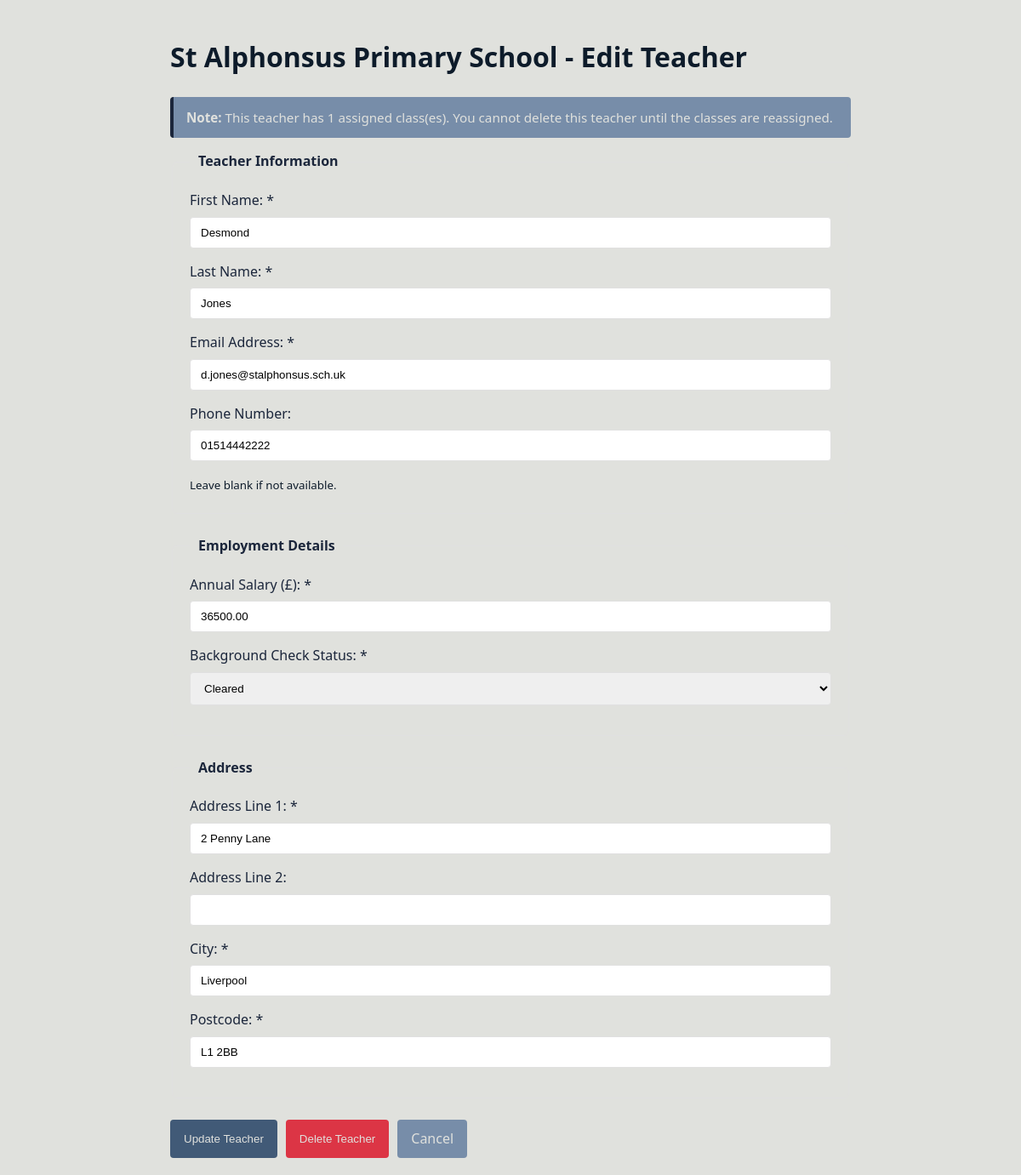
The app's page /teachers/edit_teacher.php?id=2 with its own data.
### tables this page shows
CREATE TABLE `Teachers` (
  `teacher_id` int(11) NOT NULL,
  `first_name` varchar(50) NOT NULL,
  `last_name` varchar(50) NOT NULL,
  `address_line1` varchar(100) NOT NULL,
  `address_line2` varchar(100) DEFAULT NULL,
  `city` varchar(50) NOT NULL,
  `postcode` varchar(10) NOT NULL,
  `phone` varchar(20) DEFAULT NULL,
  `email` varchar(100) NOT NULL,
  `annual_salary` decimal(10,2) NOT NULL,
  `background_check_status` enum('Pending','Cleared','Expired','Not Required') NOT NULL DEFAULT 'Pending'
);

### teachers/edit_teacher.php (the view, shortened to what this page needs)
<?php
require_once(__DIR__ . '/../includes/db_connect.php');
$teacher_id = filter_input(INPUT_GET, 'id', FILTER_VALIDATE_INT);
$error_fields = [];
$form_data = $_POST;
$assigned_classes_count = 0;
$background_check_statuses = ['Pending', 'Cleared', 'Expired', 'Not Required'];
if ($teacher_id === false || $teacher_id <= 0) {
    $message = "Invalid teacher ID provided.";
    $teacher = null;
} else {
    if ($_SERVER["REQUEST_METHOD"] != "POST" || !isset($_POST['update_teacher'])) {
        $sql_teacher = "SELECT * FROM Teachers WHERE teacher_id = ?";
        if ($stmt_teacher = $mysqli->prepare($sql_teacher)) {
            $stmt_teacher->bind_param("i", $teacher_id);
            if ($stmt_teacher->execute()) {
                $result_teacher = $stmt_teacher->get_result();
                if ($result_teacher->num_rows > 0) {
                    $teacher = $result_teacher->fetch_assoc();
                    $form_data = $teacher;
                    $sql_count_classes = "SELECT COUNT(*) as count FROM Classes WHERE teacher_id = ?";
                    if ($stmt_count = $mysqli->prepare($sql_count_classes)) {
                        $stmt_count->bind_param("i", $teacher_id);
                        if ($stmt_count->execute()) {
                            $result_count = $stmt_count->get_result();
                            $row = $result_count->fetch_assoc();
                            $assigned_classes_count = $row['count'];
                        }
                    }
                } else {
                    $message = "Teacher not found with ID: " . htmlspecialchars($teacher_id);
                    $teacher = null;
                }
            } else {
                $message = "Error executing query: " . htmlspecialchars($stmt_teacher->error);
            }
        } else {
            $message = "Error preparing statement: " . htmlspecialchars($mysqli->error);
        }
    }
}
?>
<!DOCTYPE html>
<html lang="en">
<head>
    <link rel="stylesheet" href="../css/style.css">
</head>
<body>
    <div class="container">
        <h1>St Alphonsus Primary School - Edit Teacher</h1>
        <?php if ($teacher_id !== false && $teacher_id > 0 && isset($teacher)): ?>
            <?php if ($assigned_classes_count > 0): ?>
                <div class="assigned-classes-warning">
                    <strong>Note:</strong> This teacher has <?php echo $assigned_classes_count; ?> assigned class(es).
                    You cannot delete this teacher until the classes are reassigned.
                </div>
            <?php endif; ?>
            <form action="edit_teacher.php?id=<?php echo htmlspecialchars($teacher_id); ?>" method="post" novalidate>
                <fieldset>
                    <legend>Teacher Information</legend>
                    <div>
                        <label for="first_name">First Name: <span class="required">*</span></label>
                        <input type="text" id="first_name" name="first_name" required maxlength="50"
                               value="<?php echo htmlspecialchars($form_data['first_name'] ?? ''); ?>"
                               class="<?php echo isset($error_fields['first_name']) ? 'field-error' : ''; ?>">
                    </div>
                    <div>
                        <label for="last_name">Last Name: <span class="required">*</span></label>
                        <input type="text" id="last_name" name="last_name" required maxlength="50"
                               value="<?php echo htmlspecialchars($form_data['last_name'] ?? ''); ?>"
                               class="<?php echo isset($error_fields['last_name']) ? 'field-error' : ''; ?>">
                    </div>
                    <div>
                        <label for="email">Email Address: <span class="required">*</span></label>
                        <input type="email" id="email" name="email" required maxlength="100"
                               value="<?php echo htmlspecialchars($form_data['email'] ?? ''); ?>"
                               class="<?php echo isset($error_fields['email']) ? 'field-error' : ''; ?>">
                    </div>
                    <div>
                        <label for="phone">Phone Number:</label>
                        <input type="tel" id="phone" name="phone" maxlength="20"
                               value="<?php echo htmlspecialchars($form_data['phone'] ?? ''); ?>"
                               class="<?php echo isset($error_fields['phone']) ? 'field-error' : ''; ?>">
                        <small>Leave blank if not available.</small>
                    </div>
                </fieldset>
                <fieldset>
                    <legend>Employment Details</legend>
                    <div>
                        <label for="annual_salary">Annual Salary (£): <span class="required">*</span></label>
                        <input type="number" id="annual_salary" name="annual_salary" required step="0.01" min="0"
                               value="<?php echo htmlspecialchars($form_data['annual_salary'] ?? ''); ?>"
                               class="<?php echo isset($error_fields['annual_salary']) ? 'field-error' : ''; ?>">
                    </div>
                    <div>
                        <label for="background_check_status">Background Check Status: <span class="required">*</span></label>
                        <select id="background_check_status" name="background_check_status" required
                                class="<?php echo isset($error_fields['background_check_status']) ? 'field-error' : ''; ?>">
                            <?php foreach ($background_check_statuses as $status): ?>
                                <option value="<?php echo htmlspecialchars($status); ?>"
                                        <?php echo (isset($form_data['background_check_status']) && $form_data['background_check_status'] == $status) ? 'selected' : ''; ?>>
                                    <?php echo htmlspecialchars($status); ?>
                                </option>
                            <?php endforeach; ?>
                        </select>
                    </div>
                </fieldset>
                <fieldset>
                    <legend>Address</legend>
                    <div>
                        <label for="address_line1">Address Line 1: <span class="required">*</span></label>
                        <input type="text" id="address_line1" name="address_line1" required maxlength="100"
                               value="<?php echo htmlspecialchars($form_data['address_line1'] ?? ''); ?>"
                               class="<?php echo isset($error_fields['address_line1']) ? 'field-error' : ''; ?>">
                    </div>
                    <div>
                        <label for="address_line2">Address Line 2:</label>
                        <input type="text" id="address_line2" name="address_line2" maxlength="100"
                               value="<?php echo htmlspecialchars($form_data['address_line2'] ?? ''); ?>">
                    </div>
                    <div>
                        <label for="city">City: <span class="required">*</span></label>
                        <input type="text" id="city" name="city" required maxlength="50"
                               value="<?php echo htmlspecialchars($form_data['city'] ?? ''); ?>"
                               class="<?php echo isset($error_fields['city']) ? 'field-error' : ''; ?>">
                    </div>
                    <div>
                        <label for="postcode">Postcode: <span class="required">*</span></label>
                        <input type="text" id="postcode" name="postcode" required maxlength="10"
                               value="<?php echo htmlspecialchars($form_data['postcode'] ?? ''); ?>"
                               class="<?php echo isset($error_fields['postcode']) ? 'field-error' : ''; ?>">
                    </div>
                </fieldset>
                <div class="actions">
                    <button type="submit" name="update_teacher">Update Teacher</button>
                    <button type="submit" name="delete_teacher" class="delete-btn"
                            <?php echo $assigned_classes_count > 0 ? 'disabled' : ''; ?>
                            onclick="return confirm('Are you sure you want to delete this teacher? This action cannot be undone.')">
                        Delete Teacher
                    </button>
                    <a href="view_teachers.php?id=<?php echo $teacher_id; ?>">Cancel</a>
                </div>
            </form>
        <?php else: ?>
            <p>Invalid teacher ID or teacher not found. <a href="view_teachers.php">Return to Teacher List</a></p>
        <?php endif; ?>
    </div>
</body>
</html>

### css/style.css (style rules this page uses)
body { font-family: 'Segoe UI', Tahoma, Geneva, Verdana, sans-serif; line-height: 1.6; color: #0d1b2aff; background-color: #e0e1ddff; margin: 0; padding: 0; }
.container { max-width: 800px; margin: 0 auto; padding: 20px; }
label { display: block; margin-bottom: 6px; font-weight: 500; color: #1b263bff; }
input[type=text], input[type=email], input[type=tel], input[type=number], input[type=date], select, textarea { width: 100%; padding: 10px 12px; margin-bottom: 15px; border: 1px solid #e0e0e0; border-radius: 4px; box-sizing: border-box; transition: border 0.3s, box-shadow 0.3s; }
fieldset { margin-bottom: 25px; padding: 20px; border: 1px solid #e0e0e0; border-radius: 6px; }
legend { font-weight: 600; padding: 0 10px; color: #1b263bff; }
button { padding: 10px 16px; background-color: #415a77ff; color: #e0e1ddff; border: none; border-radius: 4px; cursor: pointer; transition: background-color 0.3s; }
.actions { margin-top: 25px; display: flex; gap: 10px; }
.actions a { display: inline-block; padding: 10px 16px; background-color: #778da9ff; color: #e0e1ddff; text-decoration: none; border-radius: 4px; transition: background-color 0.3s; font-weight: 500; }
.delete-btn { background-color: #dc3545; }
.teacher-assigned-warning, .assigned-classes-warning, .linked-pupils-warning { background-color: #778da9ff; color: #e0e1ddff; border-left: 4px solid #1b263bff; padding: 12px 15px; margin: 15px 0; border-radius: 4px; font-size: 0.95em; }

### records on screen
teachers: first_name "Desmond", last_name "Jones", email "d.jones@stalphonsus.sch.uk", phone "01514442222", annual_salary "36500.00", background_check_status "Cleared", address_line1 "2 Penny Lane", city "Liverpool", postcode "L1 2BB"

### other values on screen
$assigned_classes_count "1"
